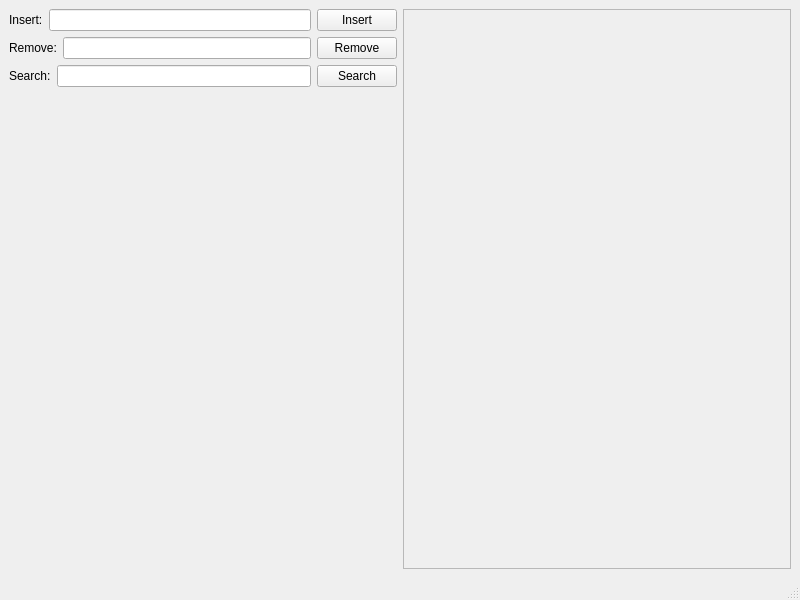
<?xml version="1.0" encoding="UTF-8"?>
<ui version="4.0">
 <class>MainWindow</class>
 <widget class="QMainWindow" name="MainWindow">
  <property name="geometry">
   <rect>
    <x>0</x>
    <y>0</y>
    <width>800</width>
    <height>600</height>
   </rect>
  </property>
  <property name="windowTitle">
   <string>RadixTree</string>
  </property>
  <widget class="QWidget" name="centralwidget">
   <layout class="QHBoxLayout" name="horizontalLayout_2">
    <item>
     <layout class="QHBoxLayout" name="horizontalMainLayout">
      <item>
       <layout class="QVBoxLayout" name="verticalLayoutOfConf">
        <item>
         <layout class="QHBoxLayout" name="horizontalLayoutOfInsert">
          <item>
           <widget class="QLabel" name="label">
            <property name="text">
             <string>Insert:</string>
            </property>
           </widget>
          </item>
          <item>
           <widget class="QLineEdit" name="lineEditOfInsert"/>
          </item>
          <item>
           <widget class="QPushButton" name="pushButtonOfInsert">
            <property name="text">
             <string>Insert</string>
            </property>
           </widget>
          </item>
         </layout>
        </item>
        <item>
         <layout class="QHBoxLayout" name="horizontalLayoutOfRemove">
          <item>
           <widget class="QLabel" name="label_2">
            <property name="text">
             <string>Remove:</string>
            </property>
           </widget>
          </item>
          <item>
           <widget class="QLineEdit" name="lineEditOfRemove"/>
          </item>
          <item>
           <widget class="QPushButton" name="pushButtonOfRemove">
            <property name="text">
             <string>Remove</string>
            </property>
           </widget>
          </item>
         </layout>
        </item>
        <item>
         <layout class="QHBoxLayout" name="horizontalLayoutOfSearch">
          <item>
           <widget class="QLabel" name="label_3">
            <property name="text">
             <string>Search:</string>
            </property>
           </widget>
          </item>
          <item>
           <widget class="QLineEdit" name="lineEditOfSearch"/>
          </item>
          <item>
           <widget class="QPushButton" name="pushButtonOfSearch">
            <property name="text">
             <string>Search</string>
            </property>
           </widget>
          </item>
         </layout>
        </item>
        <item>
         <spacer name="verticalSpacer">
          <property name="orientation">
           <enum>Qt::Vertical</enum>
          </property>
          <property name="sizeHint" stdset="0">
           <size>
            <width>20</width>
            <height>40</height>
           </size>
          </property>
         </spacer>
        </item>
       </layout>
      </item>
      <item>
       <layout class="QVBoxLayout" name="verticalLayoutOfImage">
        <item>
         <widget class="QScrollArea" name="scrollArea">
          <property name="widgetResizable">
           <bool>true</bool>
          </property>
          <widget class="QWidget" name="scrollAreaWidgetContents">
           <property name="geometry">
            <rect>
             <x>0</x>
             <y>0</y>
             <width>383</width>
             <height>533</height>
            </rect>
           </property>
           <layout class="QVBoxLayout" name="verticalLayout">
            <item>
             <widget class="QLabel" name="labelOfImage">
              <property name="text">
               <string/>
              </property>
             </widget>
            </item>
           </layout>
          </widget>
         </widget>
        </item>
       </layout>
      </item>
     </layout>
    </item>
   </layout>
  </widget>
  <widget class="QMenuBar" name="menubar">
   <property name="geometry">
    <rect>
     <x>0</x>
     <y>0</y>
     <width>800</width>
     <height>22</height>
    </rect>
   </property>
  </widget>
  <widget class="QStatusBar" name="statusbar"/>
 </widget>
 <resources/>
 <connections/>
</ui>
